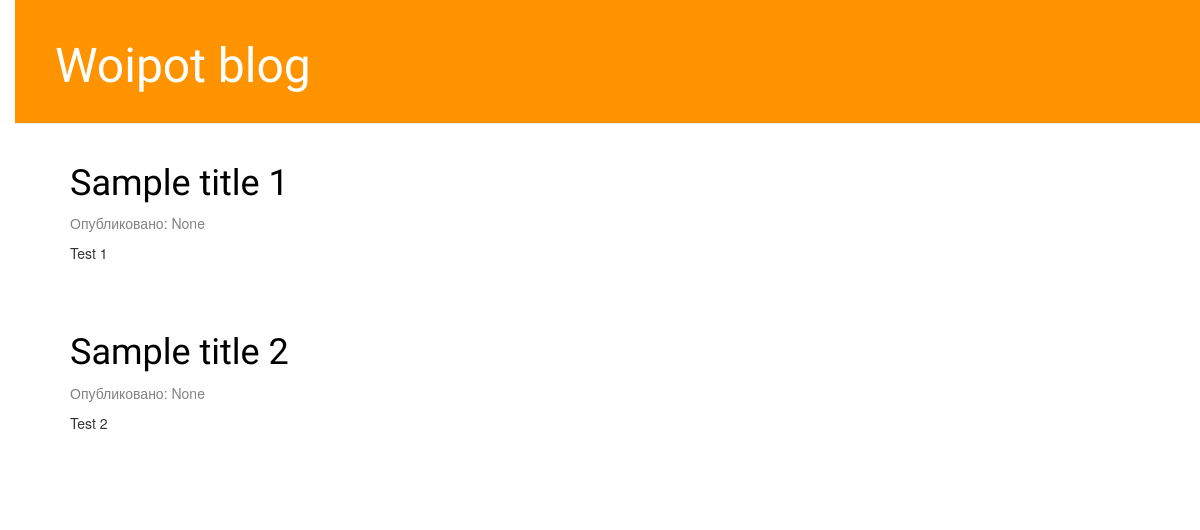
The app's page /, older data.
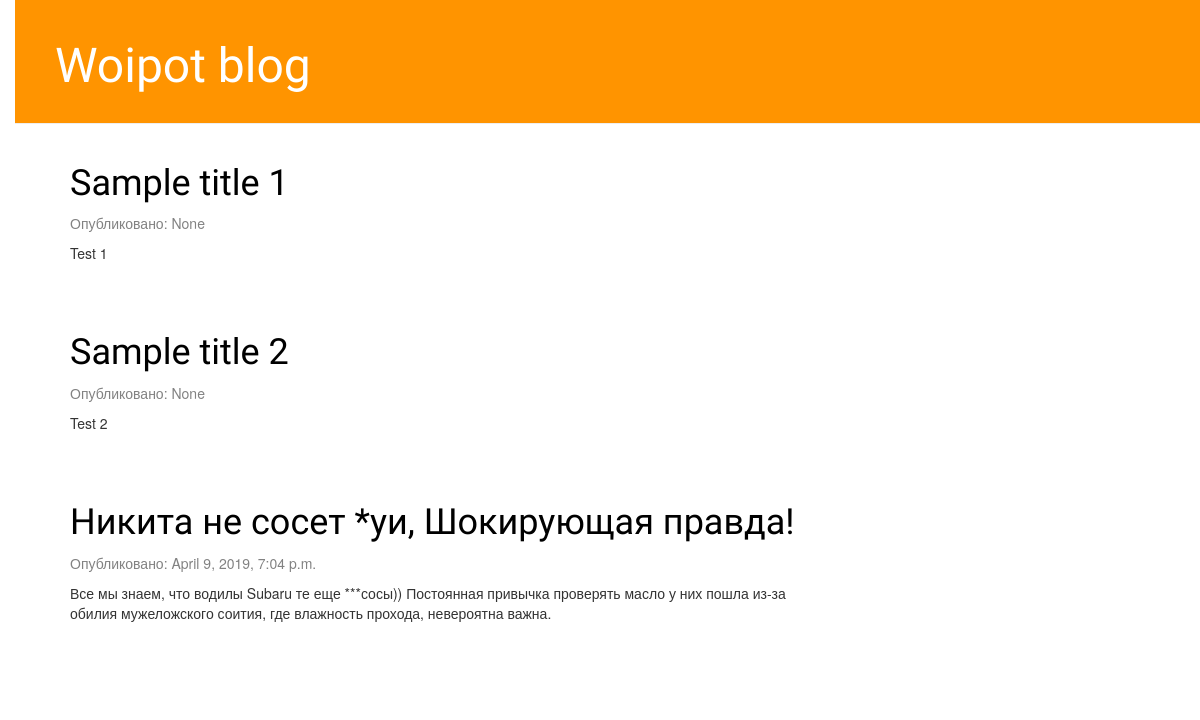
The same page, newer data.
### blog/models.py (models this page shows, shortened)
class Post(models.Model):
    author = models.ForeignKey(settings.AUTH_USER_MODEL, on_delete=models.CASCADE)
    title = models.CharField(max_length=200)
    text = models.TextField()
    created_date = models.DateTimeField(default=timezone.now)
    published_date = models.DateTimeField(blank=True, null=True)

### blog/views.py (the view)
# urls.py: path('', views.post_list, name='post_list'),
def post_list(request):
    posts = Post.objects.order_by('created_date')
    return render(request, 'blog/post_list.html', {'posts': posts})

### templates/blog/post_list.html
<!DOCTYPE html>
{% extends 'blog/base.html' %}
{% block content %}
    {% for post in posts %}
        <div class="post">
            <h1><a href="{% url 'post_detail' pk=post.pk %}">{{ post.title }}</a></h1>
            <div class="date">
                <p>Опубликовано: {{ post.published_date }}</p>
            </div>
            <p>{{ post.text|linebreaksbr }}</p>
        </div>
    {% endfor %}
{% endblock %}

### templates/blog/base.html (shortened to what this page needs)
<!DOCTYPE html>
{% load staticfiles %}
<html lang="en">
<head>
    <link rel="stylesheet" href="//maxcdn.bootstrapcdn.com/bootstrap/3.2.0/css/bootstrap.min.css">
    <link rel="stylesheet" href="//maxcdn.bootstrapcdn.com/bootstrap/3.2.0/css/bootstrap-theme.min.css">
    <link href=" {% static "css/blog.css" %}" rel="stylesheet"/>
</head>
<body>
    <div class="page-header" >
        <h1><a href="/">Woipot blog</a></h1>
    </div>
    <div class="content container">
        <div class="row">
            <div class="col-md-8">
            {% block content %}
            {% endblock %}
            </div>
        </div>
    </div>
</body>
</html>

### static/css/blog.css (style rules this page uses)
h1 a { color: #FCA205; }
body { padding-left: 15px; }
h1 a { color: #FCA205; font-family: 'Lobster', monospace; }
.page-header { background-color: #ff9400; margin-top: 0; padding: 20px 20px 20px 40px; }
.page-header h1, .page-header h1 a, .page-header h1 a:visited, .page-header h1 a:active { color: #ffffff; font-size: 36pt; text-decoration: none; }
.content { margin-left: 40px; }
h1, h2, h3, h4 { font-family: 'Lobster', cursive; }
.date { color: #828282; }
.post { margin-bottom: 70px; }
.post h1 a, .post h1 a:visited { color: #000000; }

Row changes from the older to the newer data that the page shows:
added Post: title "Никита не сосет *уи, Шокирующая правда!", published_date "April 9, 2019, 7:04 p.m.", text "Все мы знаем, что водилы Subaru те еще ***сосы)) Постоянная привычка проверять масло у них пошла из-за обилия мужеложского соития, где влажность прохода, невероятна важна."
